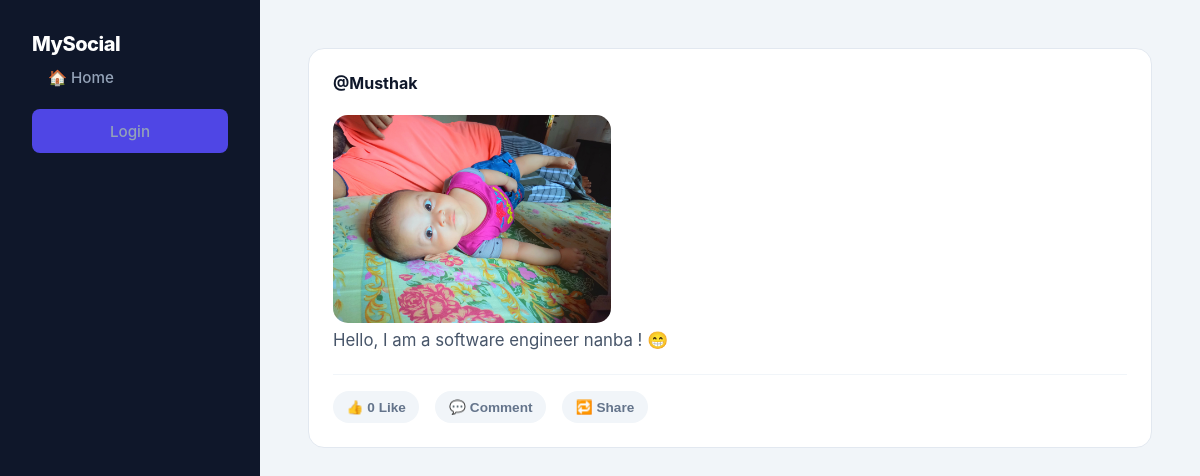
The app's page /post/1/ with its own data.
### pages/models.py (models this page shows, shortened)
class Post(models.Model):
    user = models.ForeignKey(User, on_delete=models.CASCADE)
    content = models.TextField()
    image = models.ImageField(upload_to="post_images/", blank=True, null=True)
    created_at = models.DateTimeField(auto_now_add=True)

### accounts/models.py (models this page shows)
class CustomUser(AbstractUser):
    first_name = models.CharField(max_length=255)
    last_name = models.CharField(max_length=255)
    country = models.CharField(max_length=100)
    phone_number = models.CharField(max_length=15)

### pages/views.py (the view)
# urls.py: path("post/<int:pk>/", PostPageView.as_view(), name="post"),
class PostPageView(TemplateView):
    template_name = "pages/post.html"
    def get_context_data(self, **kwargs):
        context = super().get_context_data(**kwargs)
        post_id = self.kwargs.get('pk')
        context['post'] = get_object_or_404(Post, pk=post_id)
        return context

### templates/pages/post.html (shortened to what this page needs)
{% extends "base.html" %}
{% block content %}
<div class="post-card" id="post-{{ post.pk }}">
  <div class="post-header">@{{ post.user.username }}</div>
  {% if post.image %}
  <div class="post-image">
    <img
      src="{{ post.image.url }}"
      alt="Post Image"
      style="max-width: 35%; border-radius: 15px; margin-top: 10px"
    />
  </div>
  {% endif %}
  <div class="post-content">{{ post.content }}</div>
  <div class="post-actions">
    <button onclick="handleLike(this)">
      <span class="icon">👍</span>
      <span class="count">0</span> Like
    </button>
    <button onclick="toggleCommentSection('{{ post.pk }}')">💬 Comment</button>
    <button onclick="handleShare('{{ post.pk }}')">🔁 Share</button>
  </div>
</div>
{% endblock content %}

### templates/base.html (style rules this page uses)
:root { --primary: #6366f1; --primary-hover: #4f46e5; --bg-body: #f8fafc; --bg-sidebar: #0f172a; --text-main: #1e293b; --text-muted: #64748b; --white: #ffffff; }
* { box-sizing: border-box; }
body { margin: 0; font-family: "Inter", system-ui, -apple-system, sans-serif; background-color: var(--bg-body); color: var(--text-main); }
:root { --primary: #6366f1; --primary-hover: #4f46e5; --bg-body: #f1f5f9; --text-dark: #0f172a; --text-muted: #64748b; --white: #ffffff; --radius: 16px; --shadow: 0 4px 6px -1px rgba(0, 0, 0, 0.1), 0 2px 4px -1px rgba(0, 0, 0, 0.06); }
.post-card { background: var(--white); padding: 1.5rem; border-radius: var(--radius); border: 1px solid #e2e8f0; transition: transform 0.2s ease; }
.post-header { font-weight: 700; color: var(--text-dark); margin-bottom: 0.75rem; font-size: 1rem; }
.post-content { color: #475569; line-height: 1.6; margin-bottom: 1.25rem; }
.post-actions { display: flex; gap: 0.75rem; border-top: 1px solid #f1f5f9; padding-top: 1rem; }
.post-actions button { background: #f8fafc; border: 1px solid #e2e8f0; padding: 0.5rem 1rem; border-radius: 8px; color: var(--text-muted); font-weight: 600; font-size: 0.85rem; cursor: pointer; transition: all 0.2s; }

### templates/pages/post.html (style rules this page uses)
.post-card { background: var(--white); padding: 1.5rem; border-radius: 16px; border: 1px solid #e2e8f0; }
.post-header { font-weight: 700; margin-bottom: 0.75rem; }
.post-content { font-size: 1.05rem; margin-bottom: 1.25rem; }
.post-actions { display: flex; gap: 1rem; border-top: 1px solid #f1f5f9; padding-top: 1rem; }
.post-actions button { background: #f1f5f9; border: none; padding: 0.5rem 0.85rem; border-radius: 20px; font-weight: 600; cursor: pointer; }

### records on screen
Post: user.username "Musthak", image (picture), content "Hello, I am a software engineer nanba ! 😁"
